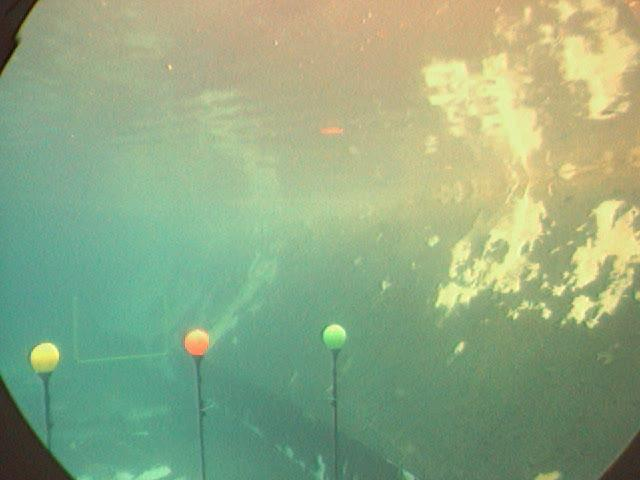
%> input picture Buoy Detection and ColorSegmentation/Images/TestSet/Frames/003.jpg, 640 x 480 px
$ octave --eval "result = harriscornerdetect(rgb2gray(imread('../../Buoy Detection and ColorSegmentation/Images/TestSet/Frames/003.jpg')));"   (GNU Octave 9; MATLAB toolbox functions it lacks are replaced by stand-ins)
%> lines starting %> are read from the running program, lines starting %| are printed output that depends on the picture
%% Anirudh Topiwala
%% Project 4- Optical Flow
%% Part 1 - Using User Functions

function [C]= harriscornerdetect(img)
% To detect Harris Corner
% Calculating Gradient for apllying differentiation
kx= [1 0 -1; 1 0 -1 ; 1 0 -1];
ky=kx';
Ix= conv2(double(img), double(kx));
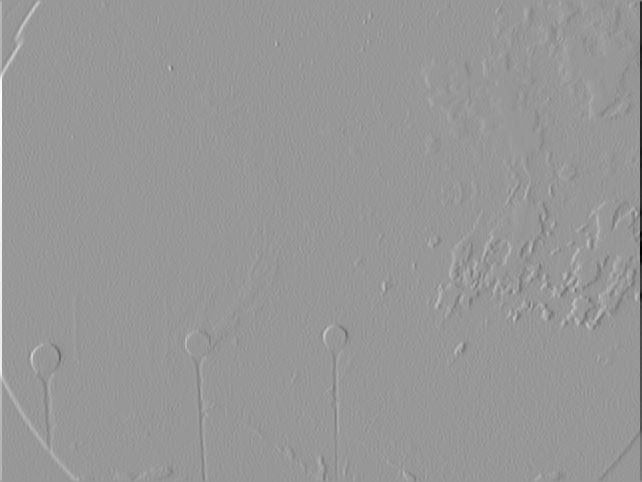
%> Ix: size 482x642 double; min -673, max 458, mean 0; drawn with min black and max white
Iy= conv2(double(img), double(ky));
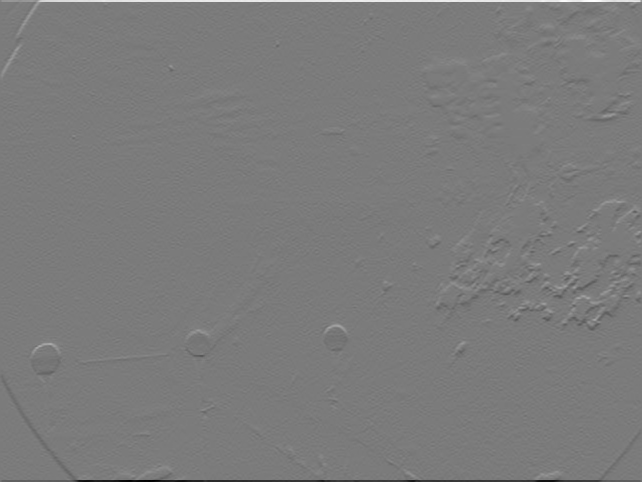
%> Iy: size 482x642 double; min -606, max 644, mean 0; drawn with min black and max white

% Using Matlabs Inbuilt Function
% [Ix,Iy]=imgradientxy(img);

% Smoothening the derivatives obtained by applying gaussian filter
sigma=2;
gauss= fspecial('gaussian',fix(6*sigma),sigma);
Ix2=conv2(Ix.^2,gauss);
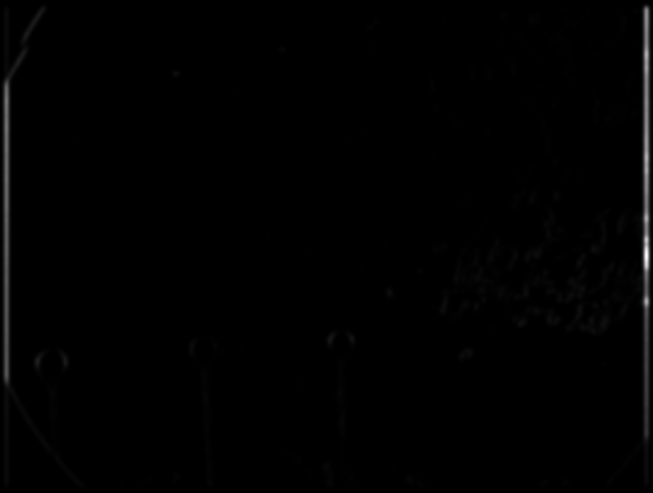
%> Ix2: size 493x653 double; min 0.00673, max 169240.1, mean 1232.3; drawn with min black and max white
Iy2=conv2(Iy.^2,gauss);
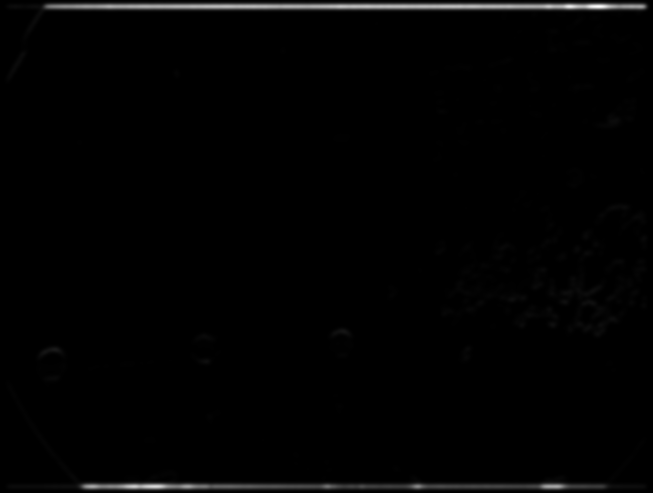
%> Iy2: size 493x653 double; min 0.00384, max 157165.6, mean 1799.4; drawn with min black and max white
Ixy=conv2(Ix.*Iy,gauss);
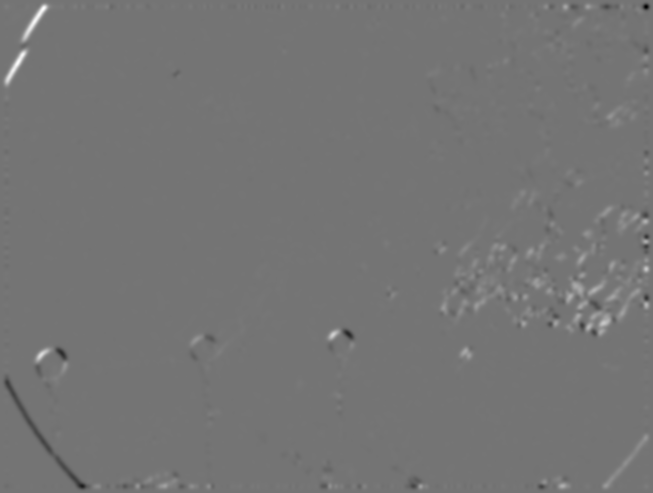
%> Ixy: size 493x653 double; min -9592.4, max 11366.5, mean 41.1; drawn with min black and max white

%Calculating R Value
R= (Ix2.*Iy2 -Ixy.^2)./(Ix2+Iy2+eps);

% To reduce redundancy, applying filter to return the max value in a predetermined window
window=5;
maxvalue= ordfilt2(R,window^2,ones(window));

% Thresholding to get corners
threshold=0.001;

[r,c]= find(R>threshold & R==maxvalue);
%> r = 2012 values from 8 to 486; c = 2012 values from 8 to 646

C= [c r];
%> C = 2012 rows, first 12: [8 8; 8 74; 8 82; 8 486; 9 177; 9 235; 9 264; 9 387; 9 444; 10 26; 10 366; 11 91]
%> `result = harriscornerdetect(rgb2gray(imread('../../Buoy Detection and ..`: result has the same summary as C in harriscornerdetect

% imshow(img)
% hold on
% plot(c,r,'*')


end

$ run again, on Buoy Detection and ColorSegmentation/Images/TestSet/Frames/018.jpg
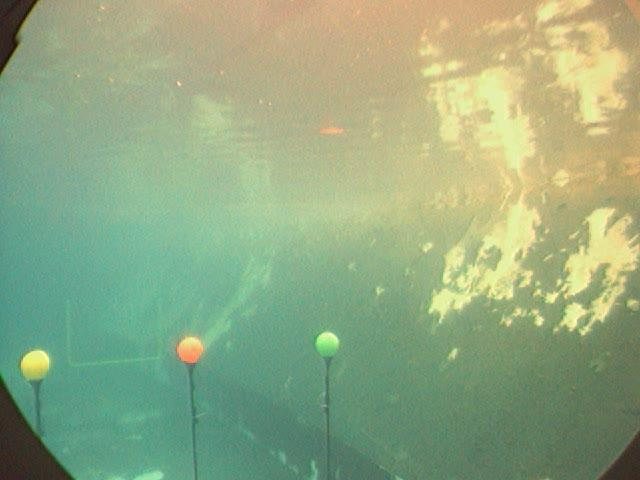
%> input picture Buoy Detection and ColorSegmentation/Images/TestSet/Frames/018.jpg, 640 x 480 px
%> in harriscornerdetect, `Ix2=conv2(Ix.^2,gauss);`:
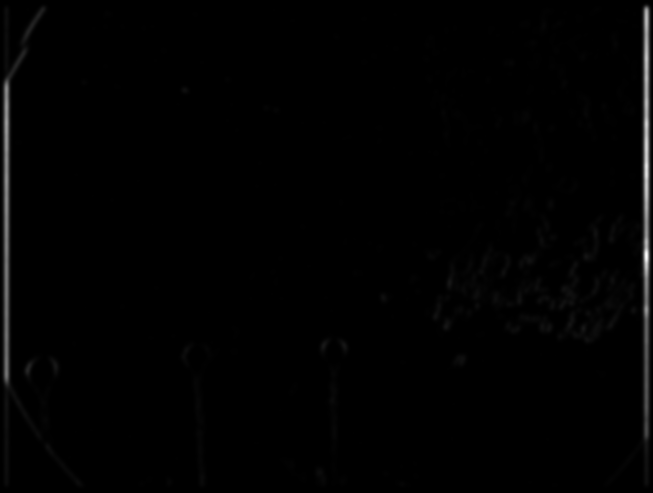
%> Ix2: size 493x653 double; min 0.00481, max 128023.4, mean 1197.7; drawn with min black and max white
%> in harriscornerdetect, `Ixy=conv2(Ix.*Iy,gauss);`:
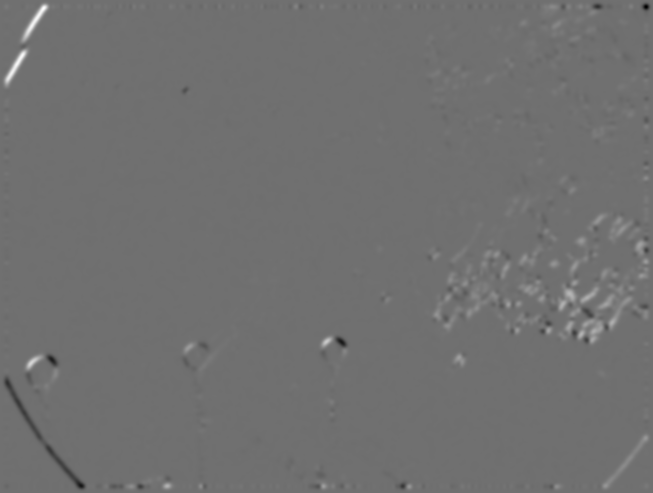
%> Ixy: size 493x653 double; min -8569.8, max 10924.5, mean 41.7; drawn with min black and max white
%> r = 1996 values from 8 to 486; c = 1996 values from 8 to 646
%> C = 1996 rows, first 12: [8 8; 8 74; 8 80; 8 486; 9 47; 9 180; 9 386; 9 477; 10 153; 10 188; 10 217; 10 237]
%> result has the same summary as C in harriscornerdetect
